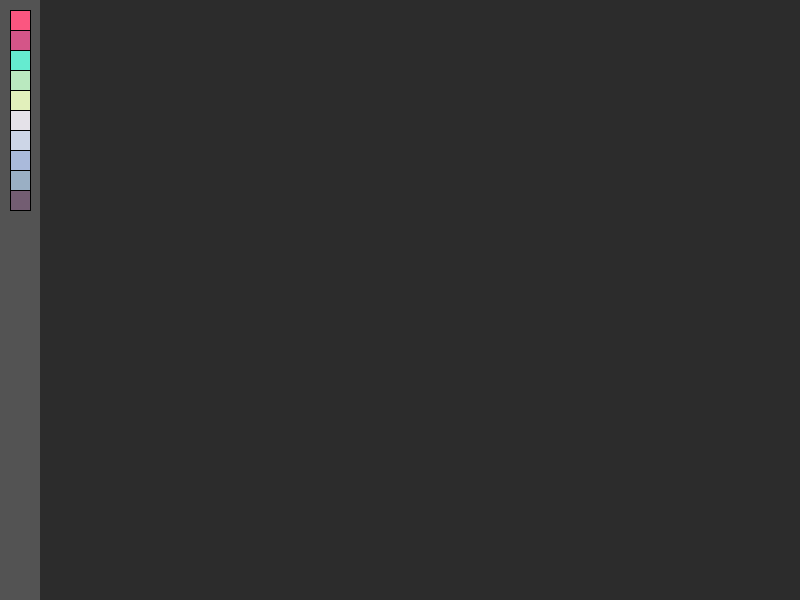
Frame 1 (no input)
Frame 60 (the mouse pressed at the canvas centre just before this capture): identical to frame 1, image omitted
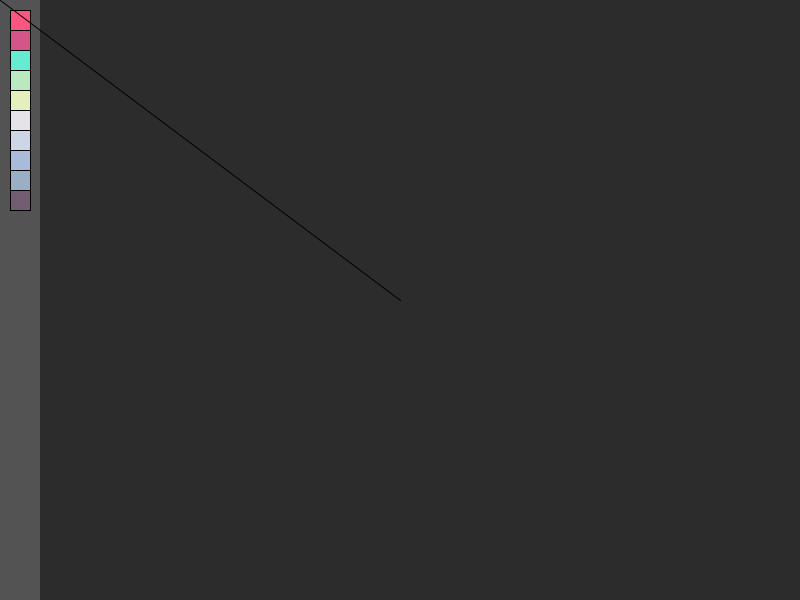
Frame 120 (the mouse held since frame 60 and released just before this capture)

The Processing sketch that drew these frames (run headless with seeded random() and noise(); from frame 60 on, the mouse is pressed at the canvas centre):

// Processing sketch: processing_162572
// ── processing_162572.pde

int xPos = 10;
int yPos = 10;
int bSize = 30;
int s = 20;

void setup(){
  
  size(800,600);
  background(83,83,83);
  noStroke();
  fill(44,44,44);
  rect(40,0,770,600);
  stroke(0);
  
  //button
  fill(251,86,128);
  rect(xPos,yPos,s,s);
  fill(212,85,136);
  rect(xPos,yPos+s,s,s);
  fill(101,235,208);
  rect(xPos,yPos+s+s,s,s);
  fill(186,233,191);
  rect(xPos,yPos+s+s+s,s,s);
  fill(226,240,187);
  rect(xPos,yPos+s+s+s+s,s,s);  
  
   fill(229,226,233);
    rect(xPos,yPos+s+s+s+s+s,s,s);
   fill(205,214,231);
  rect(xPos,yPos+s+s+s+s+s+s,s,s);
   fill(170,186,219);
  rect(xPos,yPos+s+s+s+s+s+s+s,s,s);
   fill(154,175,196); 
  rect(xPos,yPos+s+s+s+s+s+s+s+s,s,s);
   fill(115,93,114);
  rect(xPos,yPos+s+s+s+s+s+s+s+s+s,s,s);
}

void draw(){
  
  if(mousePressed){
    
    if(mouseX > 40 && mouseX < 800 && mouseY > 0 && mouseY < 600){     
     // 
      line(pmouseX,pmouseY,mouseX,mouseY);
    }
    
    if(mouseX > xPos && mouseX < xPos+s && mouseY > yPos && mouseY < yPos+s){
      stroke(251,86,128);
      strokeWeight(4);
    }
    
    if(mouseX > xPos && mouseX < xPos+s && mouseY > yPos+s && mouseY < yPos+s+s){
      stroke(212,85,136);
      strokeWeight(4);
    }
    if(mouseX > xPos && mouseX < xPos+s && mouseY > yPos+s+s && mouseY < yPos+s+s+s){
      stroke(101,235,208);
      strokeWeight(4);
    }
    if(mouseX > xPos && mouseX < xPos+s && mouseY > yPos+s+s+s && mouseY < yPos+s+s+s+s){
      stroke(186,233,191);
      strokeWeight(4);
    }
     if(mouseX > xPos && mouseX < xPos+s && mouseY > yPos+s+s+s+s && mouseY < yPos+s+s+s+s+s){
      stroke(226,240,187);
      strokeWeight(4);
    }
     if(mouseX > xPos && mouseX < xPos+s && mouseY > yPos+s+s+s+s+s && mouseY < yPos+s+s+s+s+s+s){
      stroke(229,226,233);
      strokeWeight(4);
    }
    if(mouseX > xPos && mouseX < xPos+s && mouseY > yPos+s+s+s+s+s+s && mouseY < yPos+s+s+s+s+s+s+s){
      stroke(205,214,231);
      strokeWeight(4);
    }
     if(mouseX > xPos && mouseX < xPos+s && mouseY > yPos+s+s+s+s+s+s+s && mouseY < yPos+s+s+s+s+s+s+s+s){
      stroke(170,186,219);
      strokeWeight(4);
    }
      if(mouseX > xPos && mouseX < xPos+s && mouseY > yPos+s+s+s+s+s+s+s+s && mouseY < yPos+s+s+s+s+s+s+s+s+s){
      stroke(154,175,196);
      strokeWeight(4);
    }
     if(mouseX > xPos && mouseX < xPos+s && mouseY > yPos+s+s+s+s+s+s+s+s+s && mouseY < yPos+s+s+s+s+s+s+s+s+s+s){
      stroke(115,93,114);
      strokeWeight(4);
    }
  }
}
